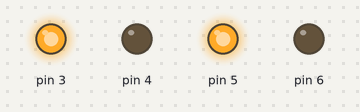
Bench run of a sketch on a simulated Arduino Uno, built with avr-gcc and run on an emulated ATmega328P. Shown: output pins drawn as LEDs (lit = HIGH).

Above: at 0.5 s.
At 3.5 s:
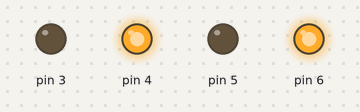
Timing chart, 0 to 4.6 s (numbered marks = the images above):
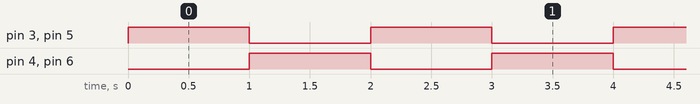

Measured:
- by itself, pin 3–6: alternates HIGH for 1.0 s and LOW for 1.0 s

The sketch:

MM_5_1.ino
```cpp
void setup() {
pinMode(3,OUTPUT);
pinMode(4,OUTPUT);
pinMode(5,OUTPUT);
pinMode(6,OUTPUT);
}

void loop() {
  digitalWrite(3,HIGH);
  digitalWrite(4,LOW);
  digitalWrite(5,HIGH);
  digitalWrite(6,LOW);
  delay(1000);
  digitalWrite(4,HIGH);
  digitalWrite(3,LOW);
  digitalWrite(6,HIGH);
  digitalWrite(5,LOW);
  delay(1000);
}
```
